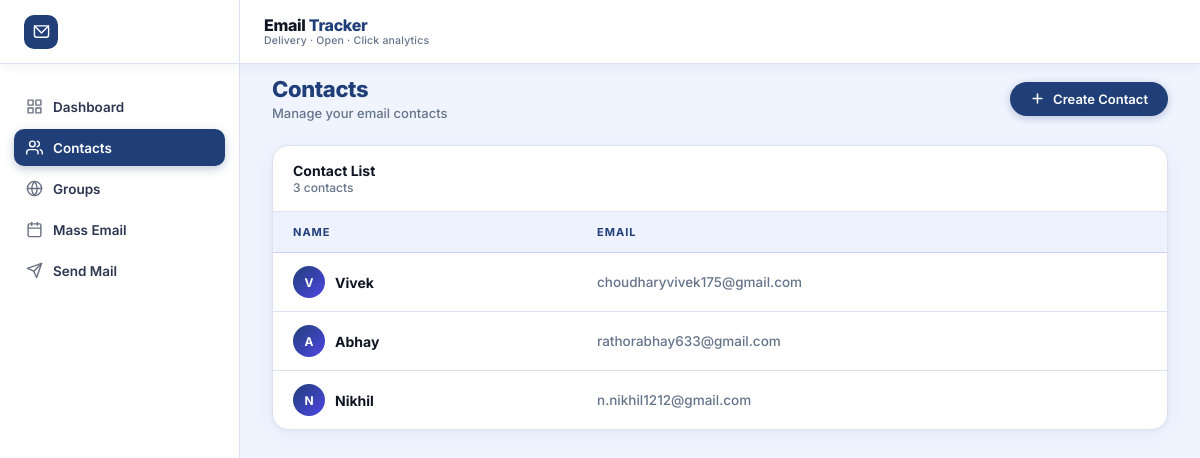
/contacts/, run on the app's committed database.
### tracker/models.py (models this page shows, shortened)
class Contact(models.Model):
    name = models.CharField(max_length=200)
    email = models.EmailField(unique=True)
    created_at = models.DateTimeField(auto_now_add=True)

### tracker/views.py (the view)
# urls.py: path("contacts/", views.contacts_page, name="contacts"),
def contacts_page(request):
    contacts = Contact.objects.all()
    if request.method == "POST":
        name = request.POST.get("name")
        email = request.POST.get("email")
        Contact.objects.create(name=name, email=email)
        return redirect("contacts")
    return render(request, "contact.html", {"contacts": contacts})

### tracker/templates/contact.html (shortened to what this page needs)
{% extends 'base.html' %}
{% block nav_contacts %}active{% endblock %}
{% block content %}
    <div class="page-header">
        <div>
            <div class="page-title"><span>Contacts</span></div>
            <div class="page-subtitle">Manage your email contacts</div>
        </div>
        <button class="btn-primary" id="openModalBtn">
            <svg viewBox="0 0 24 24" fill="none" stroke="currentColor" stroke-width="2.5"
                 stroke-linecap="round" stroke-linejoin="round">
                <line x1="12" y1="5" x2="12" y2="19"/><line x1="5" y1="12" x2="19" y2="12"/>
            </svg>
            Create Contact
        </button>
    </div>
    <div class="table-wrap">
        <div class="table-toolbar">
            <div>
                <div class="table-title">Contact List</div>
                <div class="table-count">{{ contacts|length }} contact{{ contacts|length|pluralize }}</div>
            </div>
        </div>
        <div class="table-scroll">
            {% if contacts %}
            <table>
                <thead>
                    <tr>
                        <th>Name</th>
                        <th>Email</th>
                    </tr>
                </thead>
                <tbody>
                    {% for contact in contacts %}
                    <tr>
                        <td>
                            <div style="display:flex; align-items:center; gap:10px;">
                                <div class="contact-avatar">{{ contact.name|first|upper }}</div>
                                <span style="font-weight:700; color:var(--text-primary);">{{ contact.name }}</span>
                            </div>
                        </td>
                        <td class="email-cell">{{ contact.email }}</td>
                    </tr>
                    {% endfor %}
                </tbody>
            </table>
            {% endif %}
        </div>
    </div>
{% endblock %}

### data on the page
Contact: name|first "V", name "Vivek", email "choudharyvivek175@gmail.com"
Contact: name|first "A", name "Abhay", email "rathorabhay633@gmail.com"
Contact: name|first "N", name "Nikhil", email "n.nikhil1212@gmail.com"

### other printed values
{{ contacts|length }} "3"
